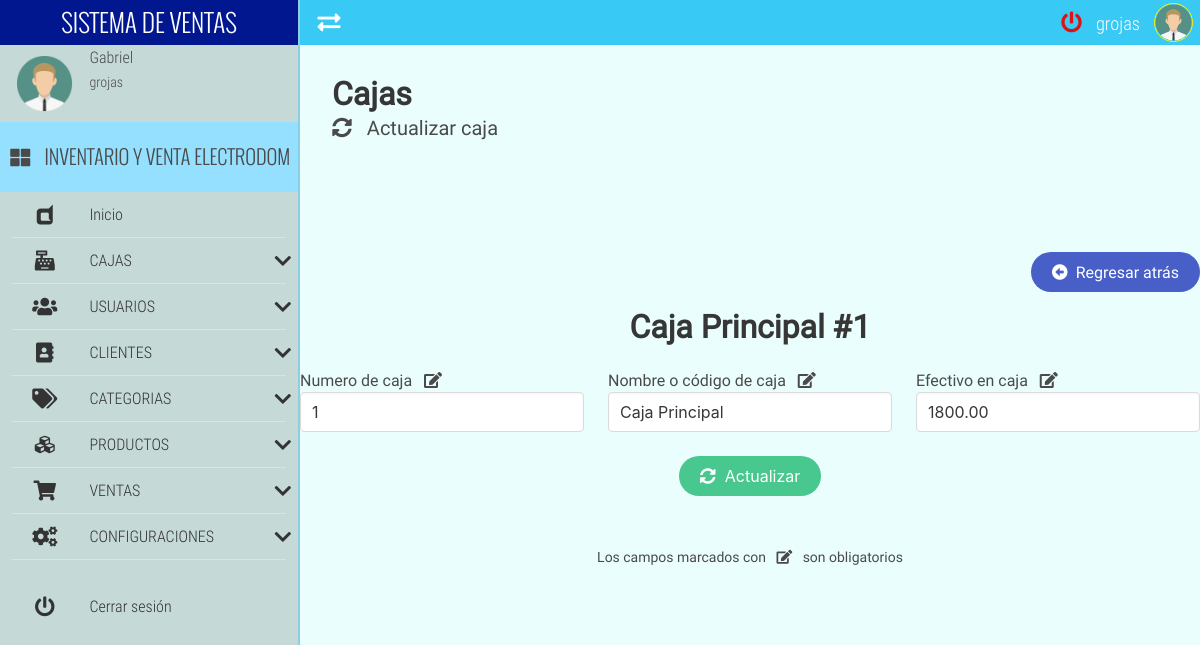
The app's page /cashierUpdate/1/ (signed in) with its own data.
### tables this page shows
CREATE TABLE IF NOT EXISTS `caja` (
  `caja_id` int NOT NULL AUTO_INCREMENT,
  `caja_numero` int NOT NULL,
  `caja_nombre` varchar(100) NOT NULL,
  `caja_efectivo` decimal(30,2) NOT NULL,
  PRIMARY KEY (`caja_id`)
);

### autoload.php (called while the page is built, shortened)
<?php
    spl_autoload_register(function($clase){
        $archivo= __DIR__."/".$clase.".php";
        $archivo=str_replace("\\","/",$archivo);
    });

### app/models/mainModel.php (called while the page is built, shortened)
<?php
	class mainModel{
		private $server=DB_SERVER;
		private $db=DB_NAME;
		private $user=DB_USER;
		private $pass=DB_PASS;
		protected function conectar(){
			$conexion = new PDO("mysql:host=".$this->server.";dbname=".$this->db,$this->user,$this->pass);
			$conexion->exec("SET CHARACTER SET utf8");
			return $conexion;
		}
		public function limpiarCadena($cadena){
			$palabras=["<script>","</script>","<script src","<script type=","SELECT * FROM","SELECT "," SELECT ","DELETE FROM","INSERT INTO","DROP TABLE","DROP DATABASE","TRUNCATE TABLE","SHOW TABLES","SHOW DATABASES","<?php","?>","--","^","<",">","==",";","::"];
			$cadena=trim($cadena);
			$cadena=stripslashes($cadena);
			$cadena=trim($cadena);
			$cadena=stripslashes($cadena);
			return $cadena;
		}
        public function seleccionarDatos($tipo,$tabla,$campo,$id){
			$tipo=$this->limpiarCadena($tipo);
			$tabla=$this->limpiarCadena($tabla);
			$campo=$this->limpiarCadena($campo);
			$id=$this->limpiarCadena($id);
            if($tipo=="Unico"){
                $sql=$this->conectar()->prepare("SELECT * FROM $tabla WHERE $campo=:ID");
                $sql->bindParam(":ID",$id);
            }elseif($tipo=="Normal"){
                $sql=$this->conectar()->prepare("SELECT $campo FROM $tabla");
            }
            $sql->execute();
            return $sql;
		}
	}

### app/views/content/cashierUpdate-view.php (the view, shortened to what this page needs)
<div class="container is-fluid mb-6">
	<h1 class="title">Cajas</h1>
	<h2 class="subtitle"><i class="fas fa-sync-alt"></i> &nbsp; Actualizar caja</h2>
</div>
<div class="container pb-6 pt-6">
	<?php
		include "./app/views/inc/btn_back.php";
		$id=$insLogin->limpiarCadena($url[1]);
		$datos=$insLogin->seleccionarDatos("Unico","caja","caja_id",$id);
		if($datos->rowCount()==1){
			$datos=$datos->fetch();
	?>
	<h2 class="title has-text-centered"><?php echo $datos['caja_nombre']." #".$datos['caja_numero']; ?></h2>
	<form class="FormularioAjax" action="<?php echo APP_URL; ?>app/ajax/cajaAjax.php" method="POST" autocomplete="off" >
		<div class="columns">
		  	<div class="column">
		    	<div class="control">
					<label>Numero de caja <?php echo CAMPO_OBLIGATORIO; ?></label>
				  	<input class="input" type="text" name="caja_numero" pattern="[0-9]{1,5}" maxlength="5" value="<?php echo $datos['caja_numero']; ?>" required >
				</div>
		  	</div>
		  	<div class="column">
		    	<div class="control">
					<label>Nombre o código de caja <?php echo CAMPO_OBLIGATORIO; ?></label>
				  	<input class="input" type="text" name="caja_nombre" pattern="[a-zA-Z0-9áéíóúÁÉÍÓÚñÑ:# ]{3,70}" maxlength="70" value="<?php echo $datos['caja_nombre']; ?>" required >
				</div>
		  	</div>
		  	<div class="column">
		    	<div class="control">
					<label>Efectivo en caja <?php echo CAMPO_OBLIGATORIO; ?></label>
				  	<input class="input" type="text" name="caja_efectivo" pattern="[0-9.]{1,25}" maxlength="25" value="<?php echo number_format($datos['caja_efectivo'],2,'.',''); ?>" required >
				</div>
		  	</div>
		</div>
		<p class="has-text-centered">
			<button type="submit" class="button is-success is-rounded"><i class="fas fa-sync-alt"></i> &nbsp; Actualizar</button>
		</p>
		<p class="has-text-centered pt-6">
            <small>Los campos marcados con <?php echo CAMPO_OBLIGATORIO; ?> son obligatorios</small>
        </p>
	</form>
	<?php
		}else{
			include "./app/views/inc/error_alert.php";
		}
	?>
</div>

### app/views/css/all.css (style rules this page uses)
.fa-edit:before { content: "\f044"; }
.fa-sync-alt:before { content: "\f2f1"; }
.fa, .fas { font-family: 'Font Awesome 5 Free'; font-weight: 900; }

### app/views/css/estilos.css (style rules this page uses)
body,html { height: 100%; width: 100%; margin: 0; padding: 0; font-size: 16px; font-family: "RobotoRegular"; position: relative; background-color: #fff; }

### records on screen
caja: caja_nombre "Caja Principal", caja_numero "1", caja_efectivo "1800.00"

### other values on screen
$_SESSION['nombre'] "Gabriel"
$_SESSION['usuario'] "grojas"
APP_NAME "INVENTARIO Y VENTA ELECTRODOM"
